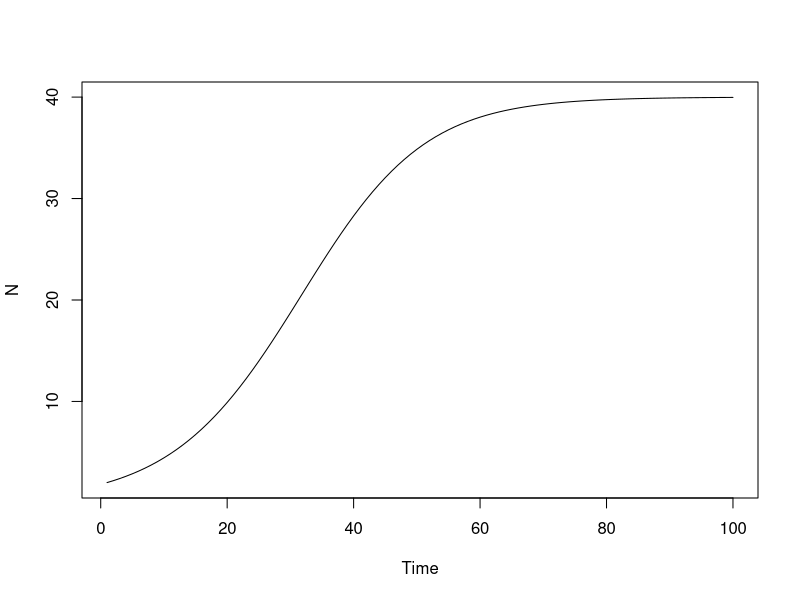
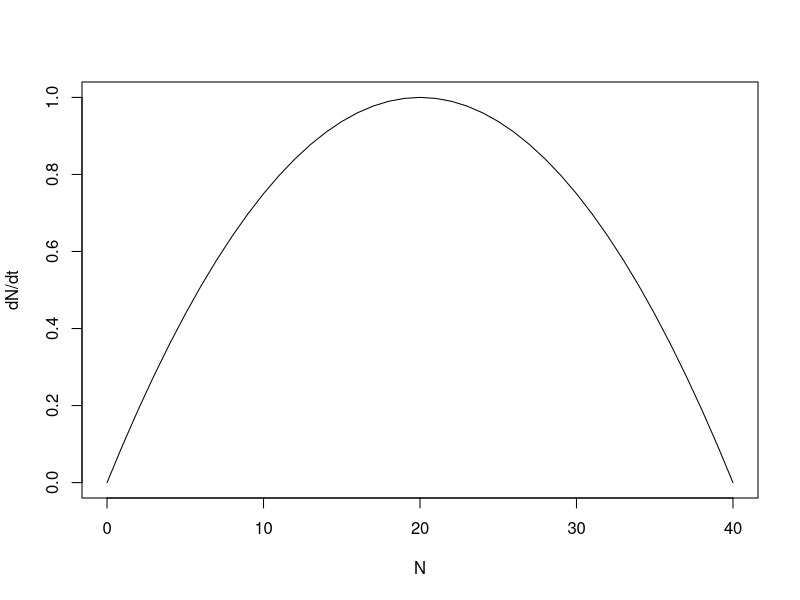
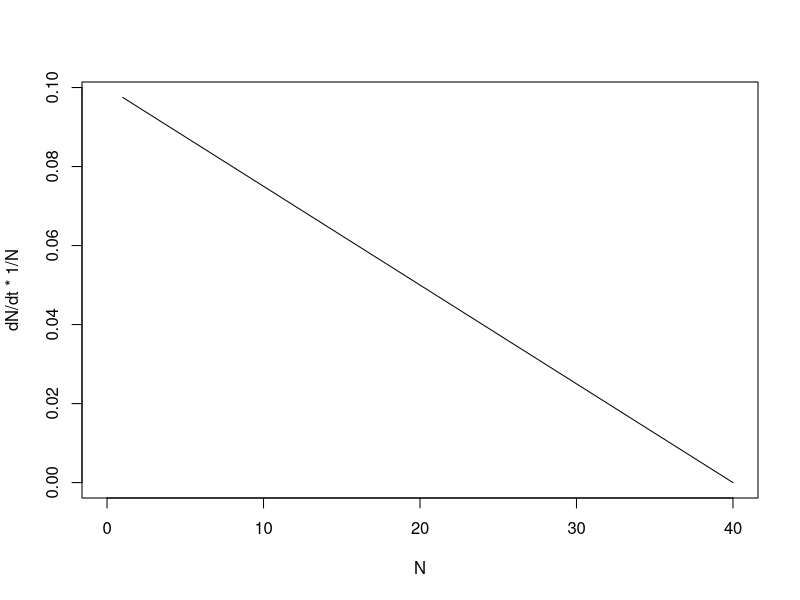

Recreate these plots in R, in order.
## ---- chunk 1
knitr::opts_chunk$set(echo = TRUE)
## ---- chunk 2
rm(list = ls()) # It is often a good practice to start your scrpits with this command, 
# which clears the workspace (console, "calculator") from all objects. 
# *Note though that if you want to start a completely clean R session you need to 
# quit the program the usual way.

# Two parameters govern the dynamics of the population: the growth rate (r) and  
# the carrying capacity (K).
# We can give them arbitrary values, it does not really matter here.
r <- 0.1
K <- 40

# We also need to set the initial population density and the time range 
N_ini <- 2
t <- 100

# Now we can calculate the density at the next time step!
N2 <- r * N_ini * (1-(N_ini/K)) + N_ini
N3 <- r * N2 * (1-(N2/K)) + N2
#... etc etc
## ---- chunk 3
#for (each of these values) {
#    do the commands between the curly brackets
#}
## ---- chunk 4
vec <- seq(1, 20, 1)
vec
vec[3]
## ---- chunk 5
# Create an empty vector to store the values in
N <- rep(NA, t)
N[1] <- N_ini

for (i in 2:t) {
  N[i] <- r * N[i-1] * (1-(N[i - 1]/K)) + N[i-1]
}
## ---- chunk 6
# Plot how population abundance change over time
plot(y = N, x = 1:t, xlab = "Time", ylab = "N", type = "l")
## ---- chunk 7
## We can start by creating a vector of N-values (ranging from 0 to carrying capacity):
N_vec <- seq(from = 0, to = K, by = 1)
N_vec

## Population growth rate
growth_pop <- r * N_vec * (1-(N_vec/K))

# Plot how population growth rate varies with population density
plot(growth_pop ~ N_vec, xlab = "N", ylab = "dN/dt", type = "l")

## Per capita growth rate
growth_cap <- growth_pop / N_vec

# Plot how per capita growth rate varies with population density
plot(growth_cap ~ N_vec, xlab = "N", ylab = "dN/dt * 1/N", type = "l")
